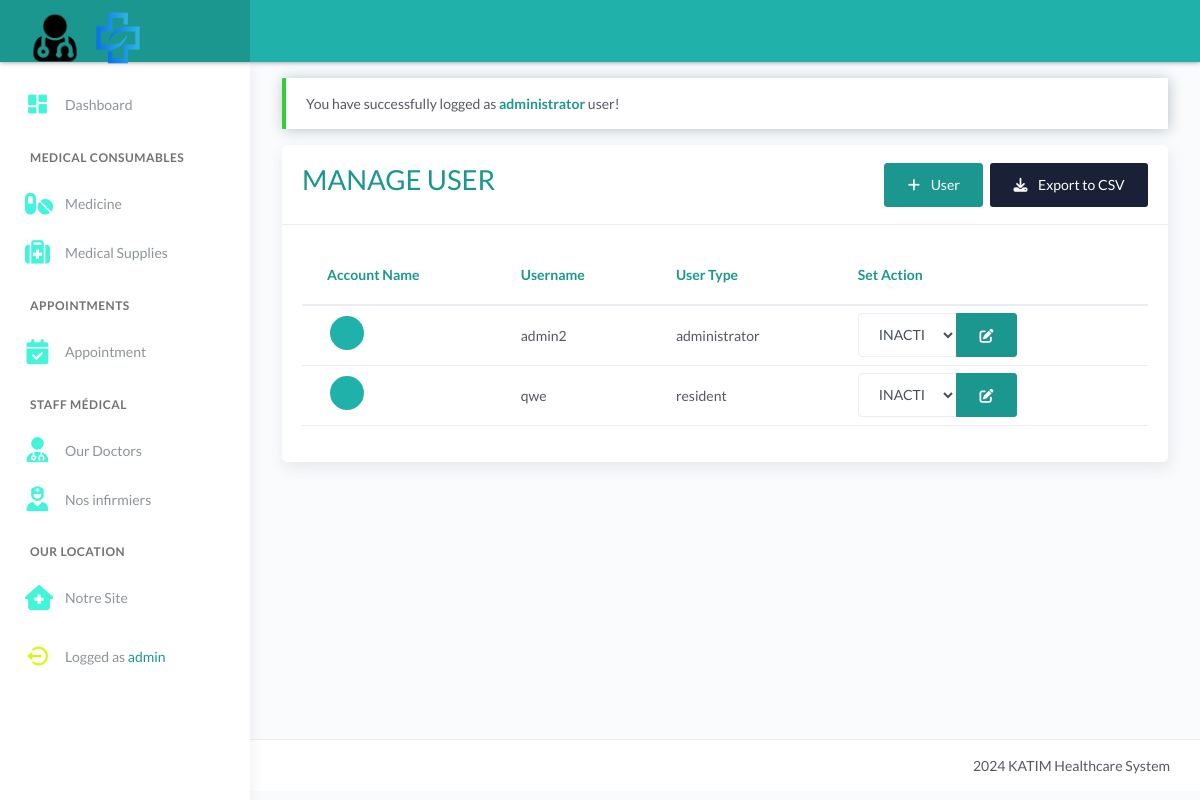
The app's page /manage-user.php (signed in) with its own data.
### tables this page shows
CREATE TABLE `tbl_users` (
  `id` int(11) NOT NULL AUTO_INCREMENT,
  `username` varchar(50) DEFAULT NULL,
  `password` varchar(100) DEFAULT NULL,
  `user_type` varchar(20) DEFAULT NULL,
  `avatar` text DEFAULT NULL,
  `created_at` timestamp NOT NULL DEFAULT current_timestamp(),
  PRIMARY KEY (`id`)
);

### manage-user.php (the view, shortened to what this page needs)
<?php include 'server/server.php' ?>
<?php
	$user = $_SESSION['username'];
	$query = "SELECT * FROM tbl_users WHERE (username !='$user' AND username !='resident') ORDER BY `created_at` DESC";
    $result = $conn->query($query);
    $users = array();
	while($row = $result->fetch_assoc()){
		$users[] = $row;
	}
?>
<!DOCTYPE html>
<html lang="en">
<head>
	<?php include 'templates/header.php' ?>
</head>
<body>
	<div class="wrapper">
		<?php include 'templates/main-header.php' ?>
		<?php include 'templates/sidebar.php' ?>
		<div class="main-panel">
			<div class="content">
				<div class="page-inner">
					<div class="row mt--2">
						<div class="col-md-12">
							<?php if(isset($_SESSION['message'])): ?>
								<div class="alert alert-<?= $_SESSION['success']; ?> <?= $_SESSION['success']=='danger' ? 'bg-danger text-light' : null ?>" role="alert">
									<?php echo $_SESSION['message']; ?>
								</div>
							<?php endif ?>
                            <div class="card">
								<div class="card-header">
									<div class="card-head-row">
										<div class="card-title text-primary">
											<h1>MANAGE USER</h1>
										</div>
										<div class="card-tools">
											<a href="manage_user_add_form.php" class="btn btn-primary mr-1">
												<i class="fa fa-plus mr-2"></i>
												User
											</a>
											<button onclick="Export()" class="btn btn-default btn-default">
												<i class="fa fa-download mr-2"></i>
												Export to CSV
											</button>
										</div>
									</div>
								</div>
								<div class="card-body">
									<div class="table-responsive">
										<table class="table">
											<thead>
												<tr class="text-primary">
													<th scope="col">Account Name</th>
													<th scope="col">Username</th>
													<th scope="col">User Type</th>
													<th scope="col">Set Action</th>
												</tr>
											</thead>
											<tbody>
												<?php foreach($users as $row): ?>
													<tr>
														<td>
															<div class="avatar avatar-sm">
																<span class="avatar-title rounded-circle border border-white" style="background-color: lightseagreen"><?= ucwords($row['display_name'][0]) ?></span>
															</div>
														</td>
														<td><?= $row['username'] ?></td>
														<td><?= $row['user_type'] ?></td>
														<td>
															<div class="input-group mr-1" style="width:60%">
																<select class="form-control" id="formGroupDefaultSelect">
																	<option value="0" <?=$row['status'] == 0 ? 'selected="selected"' : '';?>">INACTIVE</option>
																</select>
																<div class="input-group-append">
																	<a href="manage_user_update_status.php?id=<?= $row['id'] ?>&status=<?= $row['status']==1?0:1 ?>" onclick="return confirm('Do you want to changes?');" class="btn btn-primary" data-toggle="tooltip" data-placement="top" title="Update user status">
																	<i class="fa fa-edit"></i>
																	</a>
																</div>
															</div>
														</td>
													</tr>
												<?php endforeach ?>
											</tbody>
										</table>
									</div>
								</div>
							</div>
						</div>
					</div>
				</div>
			</div>
			<?php include 'templates/main-footer.php' ?>
		</div>
	</div>
</body>
</html>

### manage-user.php (style rules this page uses)
.text-primary, .text-primary a { color: #1c9790 !important; }
.btn-primary, .btn-primary:hover, .btn-primary:focus, .btn-primary:disabled { background: #1c9790 !important; border-color: #1c9790 !important; }

### records on screen
tbl_users: username "admin2", user_type "administrator"
tbl_users: username "qwe", user_type "resident"

### other values on screen
$_SESSION['username'] "admin"
$_SESSION['message'] "You have successfully logged as administrator user!"
